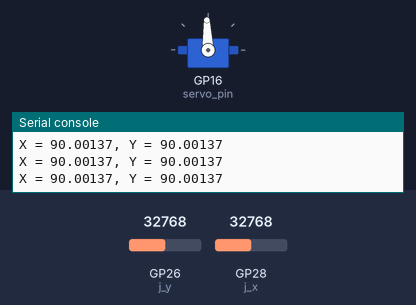
Simulated run of this program. Board: Raspberry Pi Pico running MicroPython. Parts: servo, the last lines printed to the serial console. The test bench sets the inputs (shaded band); at power-on: GP28 (j_x) = 32768, GP26 (j_y) = 32768 (analog values on the 0–65535 scale). Servo angles are drawn from the pulse width (0.5 ms = 0°, 2.5 ms = 180°).

Above: at 1.2 s.
1.3 s: GP28 (j_x) set to 0
At 1.7 s:
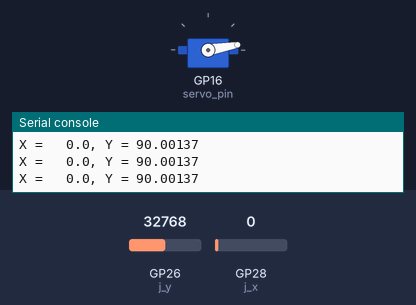
2.8 s: GP28 (j_x) set to 7864
At 4.0 s:
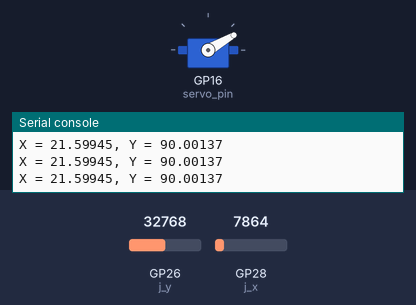
4.3 s: GP28 (j_x) set to 19660
At 5.5 s:
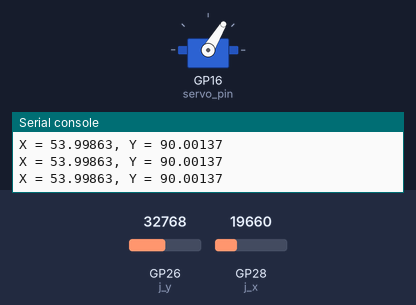
5.8 s: GP28 (j_x) set to 45874
At 7.1 s:
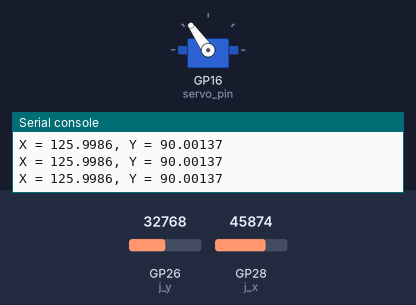
8.8 s: GP28 (j_x) set to 57670
At 10.0 s:
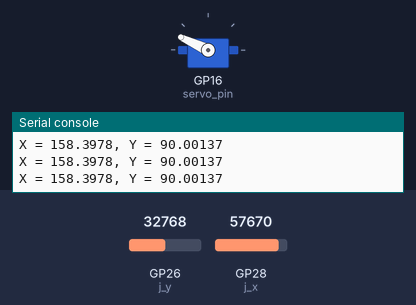
Timing chart, 0 to 11.3 s (numbered marks = the images above; inputs shaded):
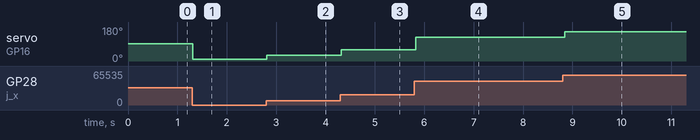

Measured:
- after the input at 1.3 s, servo on GP16 (servo_pin): 92° → 10° at once
- after the input at 2.8 s, servo on GP16 (servo_pin): 10° → 30° at once
- after the input at 4.3 s, servo on GP16 (servo_pin): 30° → 59° at once
- after the input at 5.8 s, servo on GP16 (servo_pin): 59° → 125° at once
- after the input at 8.8 s, servo on GP16 (servo_pin): 125° → 155° after 0.05 s

The program:

Joy_stick_servo_moter.py
```python
from machine import Pin, PWM
from time import sleep

servo_pin = PWM(Pin(16))
servo_pin.freq(50)

j_x = machine.ADC(2)
j_y = machine.ADC(0)

def map_range(x, in_min, in_max, out_min, out_max):
    return (x - in_min) * (out_max - out_min) / (in_max - in_min) + out_min

def servo(degrees):
    degrees = max(0, min(180, degrees))  # Clamp degrees between 0 and 180
    duty_cycle = map_range(degrees, 0, 180, 2000, 8000)
    servo_pin.duty_u16(int(duty_cycle))

while True:
    read_x = j_x.read_u16()
    read_y = j_y.read_u16()

    mapped_x = map_range(read_x, 0, 65535, 0, 180)
    mapped_y = map_range(read_y, 0, 65535, 0, 180)

    print('X = {:5}, Y = {:5}'.format(mapped_x, mapped_y))

    servo(mapped_x)  # Move servo based on mapped x value

    sleep(0.1)
```
